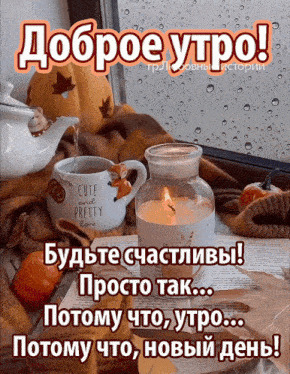
#> input picture resources/img_resources/morning-coffee-0000.jpg, 290 x 374 px
$ python recognizer.py
#> lines starting #> are read from the running program, lines starting #| are printed output that depends on the picture; after the words box and inside, x2 and y2 are one past the last pixel; in counts of white or black regions, pixels touching at a corner belong together
import cv2
import numpy as np

image_path = "../resources/img_resources/morning-coffee-0000.jpg"
image = cv2.imread(image_path)
#> image is the input picture: shape (374, 290, 3); mean B, G, R 105.6, 113.4, 142.4
hsv = cv2.cvtColor(image, cv2.COLOR_BGR2HSV)
#> hsv: shape (374, 290, 3); mean H, S, V 55.1, 90.1, 143.9
lower = np.array([0, 0, 218])
upper = np.array([157, 54, 255])
mask = cv2.inRange(hsv, lower, upper)
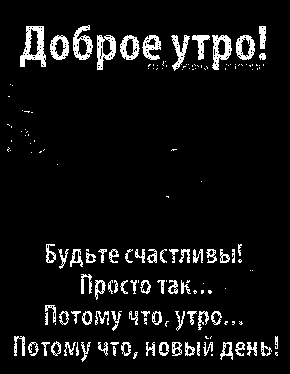
#> mask: shape (374, 290); 7.1% white in thin lines or dots, all inside (x1, y1, x2, y2) = (7, 25, 278, 362)

kernel = cv2.getStructuringElement(cv2.MORPH_RECT, (5, 3))
dilate = cv2.dilate(mask, kernel, iterations=5)
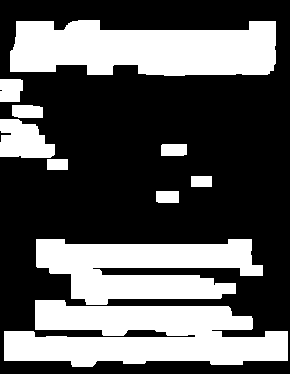
#> dilate: shape (374, 290); 35.6% white; 10 white regions

cnts, hierarchy = cv2.findContours(dilate, cv2.RETR_EXTERNAL, cv2.CHAIN_APPROX_SIMPLE)
#> cnts = 10 contours; largest, box (x1, y1, x2, y2) and area: (4, 300, 288, 367) 12650, (10, 20, 276, 76) 11698, (36, 239, 263, 305) 9361, (0, 119, 55, 158) 1541, (0, 79, 23, 102) 447
# cnts = cnts[0] if len(cnts) == 2 else cnts[1]

letters = []
for idx, c in enumerate(cnts):
    x, y, w, h = cv2.boundingRect(c)
    ar = w / float(h)
    # if hierarchy[0][idx][3] == 0:
    cv2.rectangle(image, (x, y), (x + w, y + h), (70, 0, 0), 1)
    letter_crop = mask[y:y + h, x:x + w]
    # print(letter_crop.shape)

    # Resize letter canvas to square
    size_max = max(w, h)
    letter_square = 255 * np.ones(shape=[size_max, size_max], dtype=np.uint8)
    if w > h:
        # Enlarge image top-bottom
        # ------
        # ======
        # ------
        y_pos = size_max // 2 - h // 2
        letter_square[y_pos:y_pos + h, 0:w] = letter_crop
    elif w < h:
        # Enlarge image left-right
        # --||--
        x_pos = size_max // 2 - w // 2
        letter_square[0:h, x_pos:x_pos + w] = letter_crop
    else:
        letter_square = letter_crop

    # Resize letter to 28x28 and add letter and its X-coordinate
    letters.append((x, w, cv2.resize(letter_square, (100, 100), interpolation=cv2.INTER_AREA)))
#> this loop made 10 passes
#> (c, x, y, w, h, ar, size_max, y_pos) on passes 4 to 5: ([[191, 176], [191, 186], [211, 186], [211, 176]], 191, 176, 21, 11, 1.91, 21, 5), ([[47, 159], [47, 169], [67, 169], [67, 159]], 47, 159, 21, 11, 1.91, 21, 5)
#> (x, y, w, h, ar, size_max, y_pos) on passes 1, 2, 3, 6, 7, 8: (4, 300, 284, 67, 4.24, 284, 109), (36, 239, 227, 66, 3.44, 227, 80), (156, 191, 23, 12, 1.92, 23, 5), (161, 144, 26, 12, 2.17, 26, 7), (0, 119, 55, 39, 1.41, 55, 8), (12, 105, 31, 13, 2.38, 31, 9)
#> pass 1, `letter_crop = mask[y:y + h, x:x + w]`:
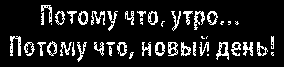
#> letter_crop: shape (67, 284); 12.8% white in thin lines or dots, all inside (x1, y1, x2, y2) = (10, 5, 274, 62)
#> pass 2, `letter_crop = mask[y:y + h, x:x + w]`:
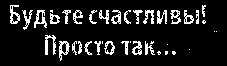
#> letter_crop: shape (66, 227); 12.1% white in thin lines or dots, all inside (x1, y1, x2, y2) = (10, 5, 217, 61)
#> after the loop:
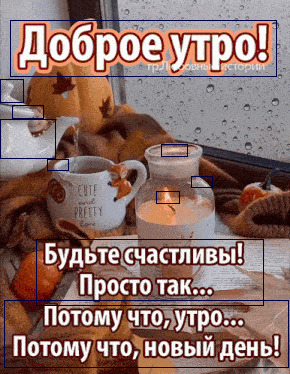
#> image: shape (374, 290, 3); 2.37% of pixels changed, all inside (x1, y1, x2, y2) = (0, 20, 289, 368)
#> after the loop:
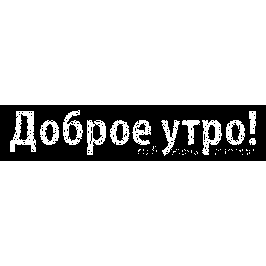
#> letter_square: shape (266, 266); 83.7% white; 114 black regions (106 under 20 px), largest, box (x1, y1, x2, y2) and area: (0, 105, 266, 161) 10646, (19, 114, 29, 140) 162, (231, 123, 240, 142) 108
#> after the loop, letters = 10 items


cv2.imshow("orig", image)
cv2.imshow("hsv", hsv)
cv2.imshow("mask", mask)
cv2.imshow("0", letters[0][2])
cv2.imshow("1", letters[5][2])
cv2.imshow("2", letters[2][2])
cv2.imshow("3", letters[3][2])
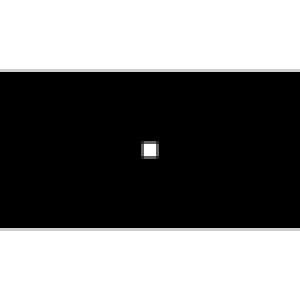
#> window '3': shape (100, 100) (shown 3 times larger); min 0, max 255, mean 122
cv2.imshow("4", letters[4][2])
cv2.waitKey(0)

$ run again, with resources/img_resources/morning-coffee (1)-0006.jpg copied over resources/img_resources/morning-coffee-0000.jpg
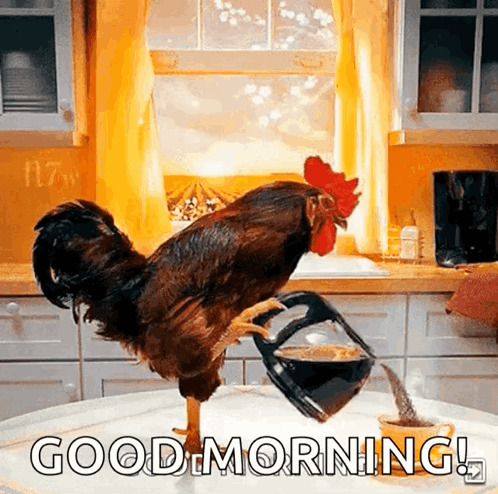
#> input picture resources/img_resources/morning-coffee (1)-0006.jpg, 498 x 494 px
#> image is the input picture: shape (494, 498, 3); mean B, G, R 108.5, 141.5, 172.6
#> hsv: shape (494, 498, 3); mean H, S, V 23.1, 101.3, 173.4
#> mask: shape (494, 498); 20.6% white; 209 white regions (153 under 20 px), largest, box (x1, y1, x2, y2) and area: (194, 376, 498, 494) 15339, (0, 389, 186, 494) 9972, (154, 77, 317, 176) 9648
#> dilate: shape (494, 498); 42.4% white; 20 white regions
#> cnts = 20 contours; largest, box (x1, y1, x2, y2) and area: (0, 367, 498, 494) 51126, (139, 0, 424, 284) 35334, (136, 0, 345, 56) 9558, (229, 328, 336, 358) 1804, (163, 204, 202, 235) 866
#> the loop `for idx, c in enumerate(cnts):` made 20 passes
#> (c, x, y, w, h, ar, size_max, y_pos) on passes 1, 2, 5, 6, 7: ([[59, 379], [59, 389], [80, 389], [80, 379]], 59, 379, 22, 11, 2, 22, 6), ([[150, 372], [150, 382], [170, 382], [170, 372]], 150, 372, 21, 11, 1.91, 21, 5), ([[67, 357], [67, 367], [87, 367], [87, 357]], 67, 357, 21, 11, 1.91, 21, 5), ([[215, 356], [215, 366], [259, 366], [259, 356]], 215, 356, 45, 11, 4.09, 45, 17), ([[292, 354], [292, 364], [314, 364], [314, 354]], 292, 354, 23, 11, 2.09, 23, 6)
#> after the loop `for idx, c in enumerate(cnts):`:
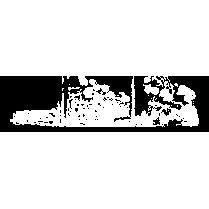
#> letter_square: shape (209, 209); 84.3% white; 67 black regions (63 under 20 px), largest, box (x1, y1, x2, y2) and area: (0, 76, 209, 132) 6542, (161, 108, 171, 116) 39, (153, 117, 160, 125) 34, (96, 88, 106, 95) 26
#> after the loop `for idx, c in enumerate(cnts):`: letters = 20 items
#> `cv2.imshow("3", letters[3][2])`:
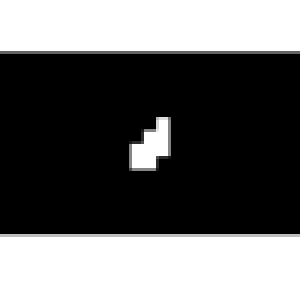
#> window '3': shape (100, 100) (shown 3 times larger); min 0, max 255, mean 103.6
